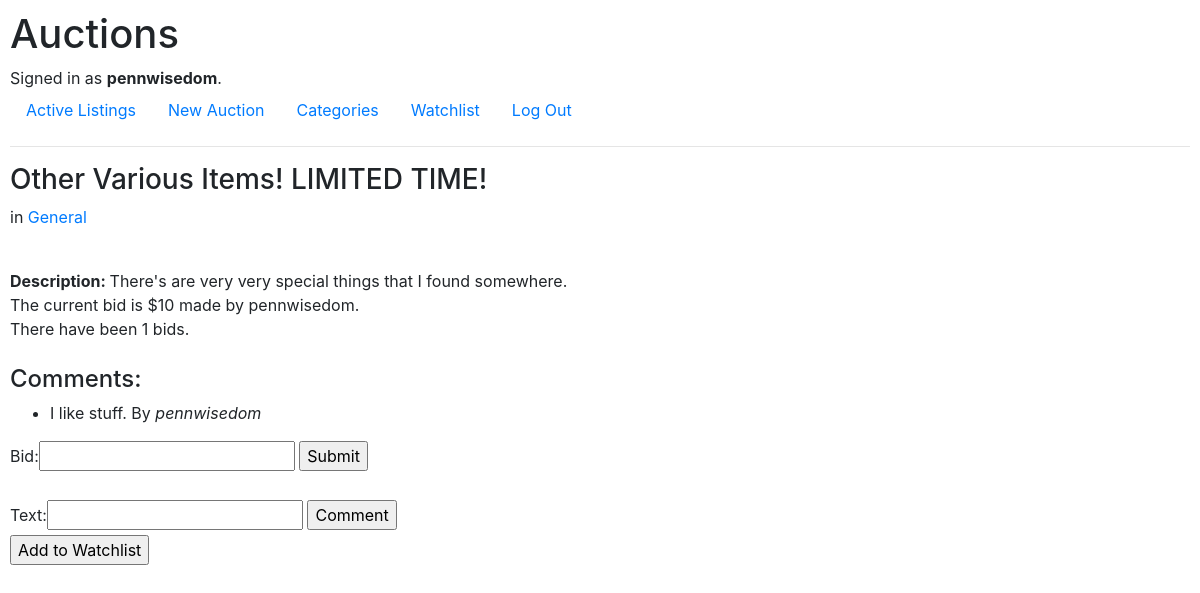
/listing/5 (signed in), run on the app's committed database.
### auctions/models.py (models this page shows, shortened)
class User(AbstractUser):
    pass

class Listing(models.Model):
    user = models.ForeignKey(User, on_delete=models.CASCADE, related_name="creator")
    title = models.CharField(max_length=64)
    description = models.CharField(max_length=256)
    category = models.CharField(max_length=64)
    image = models.CharField(max_length=256, blank=True)
    end = models.BooleanField(default=False)

class Bid(models.Model):
    user = models.ForeignKey(User, on_delete=models.CASCADE, related_name="bidder")
    listing = models.ForeignKey(Listing, on_delete=models.CASCADE, related_name="bids")
    bid = models.IntegerField()
    class Meta:
        get_latest_by = "id"

class Comment(models.Model):
    user = models.ForeignKey(User, on_delete=models.CASCADE, related_name="commenter")
    text = models.CharField(max_length=256)
    listings = models.ForeignKey(Listing, on_delete=models.CASCADE, related_name="comments")

### auctions/views.py (the view, shortened to what this page needs)
# urls.py: path("listing/<str:list_id>", views.listing, name="listing"),
@login_required
def listing(request, list_id):
    if Listing.objects.get(pk=list_id).end == True:
        return render(request, "auctions/listing.html", {"listing": Listing.objects.get(pk=list_id),
    "comments": Comment.objects.filter(listings=list_id), "end": "This auction is over."})
    if Watchlist.objects.filter(user=request.user, auction=list_id).count() > 0:
        print("Ran")
        return render(request, "auctions/listing.html", {"listing": Listing.objects.get(pk=list_id),
    "comments": Comment.objects.filter(listings=list_id), "form": BidForm(), "commentform": CommentForm(), "watch": True})
    if request.method == "POST" and "bidtry" in request.POST:
        new_bid = int(request.POST["bid"])
        if Listing.objects.get(pk=list_id).bids.all().count() == 0:
           updatebid =  Bid(user=request.user, listing=Listing(list_id), bid=new_bid)
           updatebid.save()
           return render(request, "auctions/listing.html", {"listing": Listing.objects.get(pk=list_id),
    "comments": Comment.objects.filter(listings=list_id), "form": BidForm(), "message": "Success!", "commentform": CommentForm()})
        else:
            current_bid = Listing.objects.get(pk=list_id).bids.latest().bid
        if current_bid >= new_bid:
            print(f"{new_bid} is lower than {current_bid}")
            return render(request, "auctions/listing.html", {"listing": Listing.objects.get(pk=list_id),
    "comments": Comment.objects.filter(listings=list_id), "form": BidForm(request.POST), "message": "New bid must be higher than the previous bid",
    "commentform": CommentForm()})
        else:
            updatebid = Bid(user=request.user, listing=Listing(list_id), bid=new_bid)
            updatebid.save()
            return render(request, "auctions/listing.html", {"listing": Listing.objects.get(pk=list_id),
    "comments": Comment.objects.filter(listings=list_id), "form": BidForm(), "message": "Success!", "commentform": CommentForm()})
    elif request.method == "POST" and "endauction" in request.POST:
        over = Listing.objects.get(pk=list_id)
        over.end = True
        over.save()
        return render(request, "auctions/listing.html", {"listing": Listing.objects.get(pk=list_id),
    "comments": Comment.objects.filter(listings=list_id), "end": "Auction Ended."})
    else:
        return render(request, "auctions/listing.html", {"listing": Listing.objects.get(pk=list_id),
    "comments": Comment.objects.filter(listings=list_id), "form": BidForm(), "commentform": CommentForm()})

### auctions/views.py
class BidForm(ModelForm):
    class Meta:
        model = Bid
        fields = ["bid"]

class CommentForm(ModelForm):
    class Meta:
        model = Comment
        fields = ["text"]

### auctions/templates/auctions/listing.html (shortened to what this page needs)
{% extends "auctions/layout.html" %}
{% block body %}
    <h3>{{ listing.title }}</h3> <p>in <a href="{% url 'category' listing.category %}">{{ listing.category}}</a> </p>
    <div id="info">
        <br>
        <span><strong>Description: </strong>{{ listing.description }}</span>
        <br>
        {% if not end %}
            {% if not listing.bids.latest.bid %}
                <span>There are no bids yet.</span>
            {% else %}
                <span>The current bid is ${{ listing.bids.latest.bid }} made by {{ listing.bids.latest.user }}.</span>
                <br>
                <span>There have been {{ listing.bids.all.count }} bids.</span>
            {% endif %}
        {% else %}
        <span>{{ listing.bids.latest.user }} won the auction with a bid of ${{ listing.bids.latest.bid }}</span>
        <br>
        <span>There were {{ listing.bids.all.count }} bids.</span>
        {% endif %}
    </div>
    <div id="comments">
        <br>
        <h4>Comments:</h4>
        <ul>
            {% for comment in comments%}
            <li>{{ comment.text | safe }} By <i>{{ comment.user }}</i></li>
            {% endfor %}
        </ul>
    </div>
    {% if not end %}
    <form action="{% url 'listing' listing.id %}" method="post">
        {{ form }}
        <input type="submit" name="bidtry" value=Submit>
    </form>
    {% endif %}
    {% if not end %}
    <br>
    <form action="{% url 'listing' listing.id %}" method="post">
        {{ commentform }}
        <input type="submit" name="comment" value=Comment>
    </form>
    {% endif %}
{% if not watch %}
<form action="{% url 'watchlist' listing.id %}" method="post">
    <input type="submit" name="watchlistform" value="Add to Watchlist">
</form>
{% else %}
<form action="{% url 'watchlist' listing.id %}" method="post">
    {% csrf_token %}
    <input type="submit" name="remove" value="Remove from Watchlist">
</form>
{% endif %}
{% endblock %}

### auctions/templates/auctions/layout.html (shortened to what this page needs)
{% load static %}
<!DOCTYPE html>
<html lang="en">
    <head>
        <link rel="stylesheet" href="https://stackpath.bootstrapcdn.com/bootstrap/4.4.1/css/bootstrap.min.css">
        <link href="{% static 'auctions/styles.css' %}" rel="stylesheet">
    </head>
    <body>
        <h1>Auctions</h1>
        <div>
            {% if user.is_authenticated %}
                Signed in as <strong>{{ user.username }}</strong>.
            {% else %}
                Not signed in.
            {% endif %}
        </div>
        <ul class="nav">
            <li class="nav-item">
                <a class="nav-link" href="{% url 'index' %}">Active Listings</a>
            </li>
            {% if user.is_authenticated %}
            <li class="nav-item">
                <a class="nav-link" href="{% url 'create' %}">New Auction</a>
            </li>
            <li class="nav-item">
                <a class="nav-link" href="{% url 'categories' %}">Categories</a>
            </li>
            <li class="nav-item">
                <a class="nav-link" href="{% url 'watchlist' %}">Watchlist</a>
            </li>
                <li class="nav-item">
                    <a class="nav-link" href="{% url 'logout' %}">Log Out</a>
                </li>
            {% endif %}
        </ul>
        <hr>
        {% block body %}
        {% endblock %}
    </body>
</html>

### auctions/static/auctions/styles.css (style rules this page uses)
body { padding: 10px; }

### data on the page
User: username "pennwisedom"
Listing: title "Other Various Items! LIMITED TIME!", category "General", description "There's are very very special things that I found somewhere.", bids.latest.bid "10", bids.latest.user "pennwisedom", bids.all.count "1"
Comment: text "I like stuff.", user "pennwisedom"
